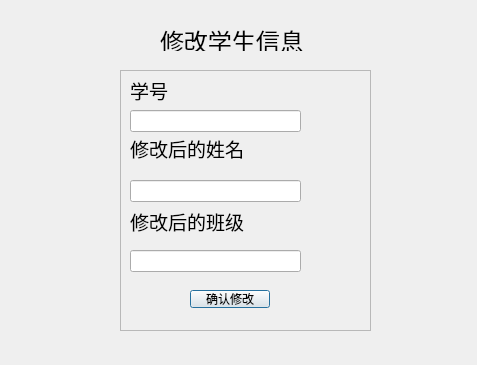
<?xml version="1.0" encoding="UTF-8"?>
<ui version="4.0">
 <class>alterstudialog</class>
 <widget class="QDialog" name="alterstudialog">
  <property name="geometry">
   <rect>
    <x>0</x>
    <y>0</y>
    <width>477</width>
    <height>365</height>
   </rect>
  </property>
  <property name="windowTitle">
   <string>Dialog</string>
  </property>
  <widget class="QLabel" name="title">
   <property name="geometry">
    <rect>
     <x>160</x>
     <y>30</y>
     <width>150</width>
     <height>21</height>
    </rect>
   </property>
   <property name="font">
    <font>
     <family>仿宋</family>
     <pointsize>18</pointsize>
    </font>
   </property>
   <property name="text">
    <string>修改学生信息</string>
   </property>
  </widget>
  <widget class="QFrame" name="frame">
   <property name="geometry">
    <rect>
     <x>120</x>
     <y>70</y>
     <width>251</width>
     <height>261</height>
    </rect>
   </property>
   <property name="frameShape">
    <enum>QFrame::StyledPanel</enum>
   </property>
   <property name="frameShadow">
    <enum>QFrame::Raised</enum>
   </property>
   <widget class="QLabel" name="idlabel">
    <property name="geometry">
     <rect>
      <x>10</x>
      <y>10</y>
      <width>49</width>
      <height>21</height>
     </rect>
    </property>
    <property name="font">
     <font>
      <family>幼圆</family>
      <pointsize>14</pointsize>
     </font>
    </property>
    <property name="text">
     <string>学号</string>
    </property>
   </widget>
   <widget class="QLineEdit" name="idline">
    <property name="geometry">
     <rect>
      <x>10</x>
      <y>40</y>
      <width>171</width>
      <height>22</height>
     </rect>
    </property>
   </widget>
   <widget class="QLabel" name="stulable">
    <property name="geometry">
     <rect>
      <x>10</x>
      <y>67</y>
      <width>200</width>
      <height>22</height>
     </rect>
    </property>
    <property name="font">
     <font>
      <family>幼圆</family>
      <pointsize>14</pointsize>
     </font>
    </property>
    <property name="text">
     <string>修改后的姓名</string>
    </property>
   </widget>
   <widget class="QLineEdit" name="stuline">
    <property name="geometry">
     <rect>
      <x>10</x>
      <y>110</y>
      <width>171</width>
      <height>22</height>
     </rect>
    </property>
   </widget>
   <widget class="QLabel" name="classlabel">
    <property name="geometry">
     <rect>
      <x>10</x>
      <y>140</y>
      <width>200</width>
      <height>22</height>
     </rect>
    </property>
    <property name="font">
     <font>
      <family>幼圆</family>
      <pointsize>14</pointsize>
     </font>
    </property>
    <property name="text">
     <string>修改后的班级</string>
    </property>
   </widget>
   <widget class="QLineEdit" name="classline">
    <property name="geometry">
     <rect>
      <x>10</x>
      <y>180</y>
      <width>171</width>
      <height>22</height>
     </rect>
    </property>
   </widget>
   <widget class="QPushButton" name="pushButton">
    <property name="geometry">
     <rect>
      <x>70</x>
      <y>220</y>
      <width>80</width>
      <height>18</height>
     </rect>
    </property>
    <property name="text">
     <string>确认修改</string>
    </property>
   </widget>
  </widget>
 </widget>
 <resources/>
 <connections/>
</ui>
